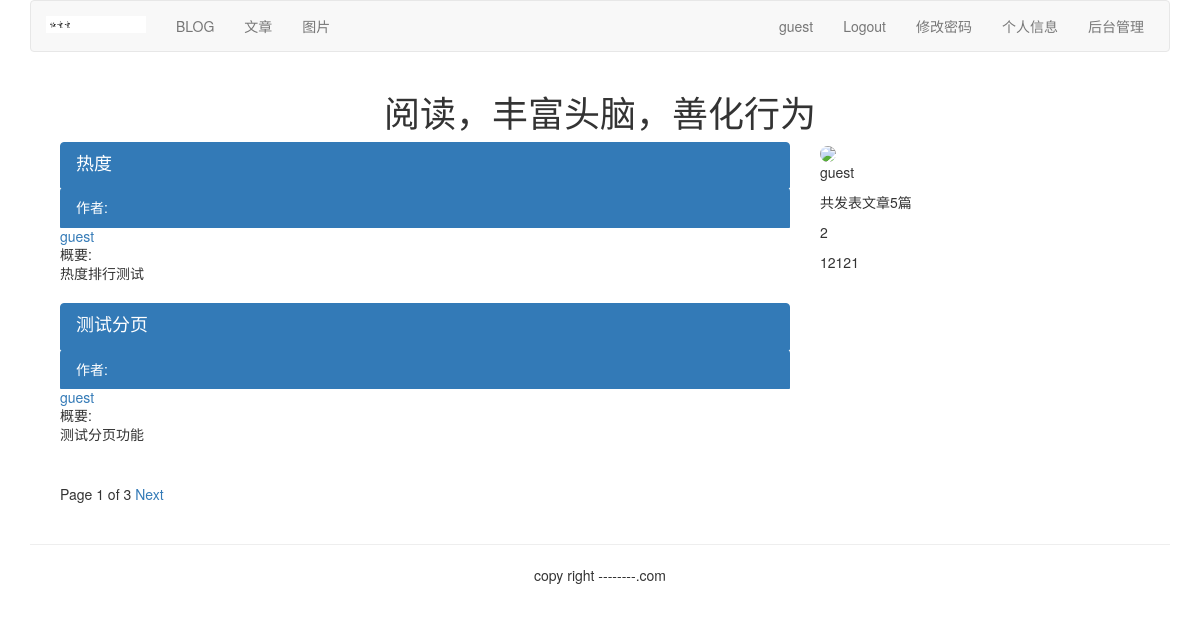
The app's page /article/list-article-titles/guest/, older data.
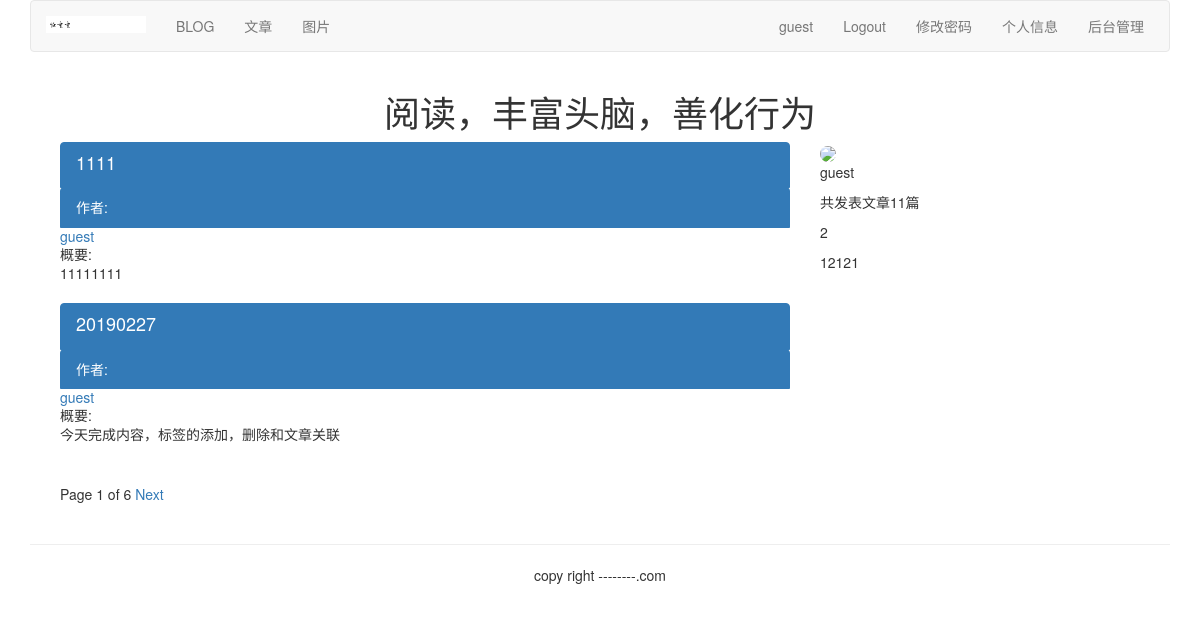
The same page, newer data.
### article/models.py (models this page shows, shortened)
class ArticlePost(models.Model):
    author = models.ForeignKey(User, related_name='article', on_delete=models.CASCADE)
    title = models.CharField(max_length=200)
    slug = models.SlugField(max_length=500)
    column = models.ForeignKey(ArticleColumn, related_name='article_column', on_delete=models.CASCADE)
    body = models.TextField()
    created = models.DateTimeField(default=timezone.now)
    updated = models.DateTimeField(auto_now=True)
    users_like = models.ManyToManyField(User, related_name="articles_like", blank=True)
    article_tag = models.ManyToManyField(ArticleTag, related_name="article_tag", blank=True)
    class Meta:
        ordering = ('-updated',)
        index_together = (('id', 'slug'),)
    def get_url_path(self):
        return reverse("article:list_article_detail", args=[self.id, self.slug])

### article/list_views.py (the view)
# urls.py: url(r'^list-article-titles/(?P<username>[-\w]+)/$', list_views.article_titles, name="author_articles"),
def article_titles(request, username=None):
    if username:
        user = User.objects.get(username=username)
        articles_title = ArticlePost.objects.filter(author=user)
        try:
            userinfo = user.userinfo
        except:
            userinfo = None
    else:
        articles_title = ArticlePost.objects.all()
    paginator = Paginator(articles_title, 2)
    page = request.GET.get('page')
    try:
        current_page = paginator.page(page)
        articles = current_page.object_list
    except PageNotAnInteger:
        current_page = paginator.page(1)
        articles = current_page.object_list
    except EmptyPage:
        current_page = paginator.page(paginator.num_pages)
        articles = current_page.object_list
    if username:
        return render(request, "article/list/author_articles.html", {"articles": articles,
                                                                "page": current_page,
                                                                "userinfo": userinfo,
                                                                "user": user})
    else:
        return render(request, "article/list/article_titles.html", {"articles": articles,
                                                                "page": current_page})

### article/templatetags/article_tags.py (called while the page is built)
@register.simple_tag
def author_total_articles(user):
    return user.article.count()

### templates/article/list/author_articles.html (shortened to what this page needs)
{% extends 'base.html' %}
{% load article_tags %}
{% load staticfiles %}
{% block content %}
<div class="row text-center vertical-middle-sm">
    <h1>阅读，丰富头脑，善化行为</h1>
</div>
<div class="container">
<div class="col-md-8">
    {% for article in articles %}
     <div class="list-group">
        <a href="{{ article.get_url_path }}" class="list-group-item active">
            <h4 class="list-group-item-heading">{{ article.title }}</h4>
            <p class="list-group-item-text">作者:
                <a href="{% url "article:author_articles" article.author.username %}">
                    {{ article.author.username }}
                </a></p>
            <p class="list-group-item-text">概要:{{ article.body|slice:'70'|linebreaks }}</p>
        </a>
     </div>
    {% endfor %}
{% include 'paginator.html' %}
</div>
<div class="col-md-4">
<div>
    {% if userinfo.photo %}
        <img src="{{ userinfo.photo|striptags }}" class="img-circle" id="my_photo"
             name="user_face">
    {% else %}
        <img name="user_face" src="{% static "images/rtt.png" %}" class="img-circle" id="my_photo">
    {% endif %}
</div>
<div>
    <p>{{ user.username }}</p>
    <p>共发表文章{% author_total_articles user %}篇</p>
    {% if userinfo %}
        <p>{{ userinfo.company }}</p>
        <p>{{ userinfo.aboutme }}</p>
     {% else %}
        <p>这个作者太懒，什么都没有留下</p>
    {% endif %}
</div>
</div>
</div>
{% endblock %}

### templates/header.html
{% load staticfiles %}
<div class="container">
    <nav class="navbar navbar-default" role="navigation">
        <div class="navbar-header">
            <a class="navbar-brand" href="#">
                <img src="{%static 'images/rtt.png' %}" width="100px"> </a>
        </div>
        <div>
            <ul class="nav navbar-nav" role="navigation">
                <li> <a href="{% url 'blog:blog_title' %}">BLOG</a> </li>
                <li> <a href="{% url 'article:article_titles' %}">文章</a> </li>
                <li> <a href="{% url 'image:falls_images' %}">图片</a> </li>
            </ul>
            <ul class="nav navbar-nav navbar-right" style="margin-right:10px">
                {% if  user.is_authenticated %}
                 <li><a href="#">{{ user.username }}</a> </li>
                 <li><a href="{% url 'account:user_logout' %}">Logout</a> </li>
                    <li><!- 以下为新增-->
                    <li><a href="{% url 'account:password_change' %}">修改密码</a> </li>
                    <li><a href="{% url 'account:my_infomation' %}">个人信息</a> </li>
                    <li><a href="{% url 'article:article_column'%}">后台管理</a></li>
                    </li>
                {% else %}
                <li><a href="{% url 'account:user_login' %}">LOGIN</a></li>
                <li><a href="{% url 'account:user_register' %}">Sign up</a></li>
                <li><a href="{% url 'course:about' %}">关于本站</a></li>
                {% endif %}
            </ul>
        </div>
    </nav>
</div>

Row changes from the older to the newer data that the page shows:
no longer on this page (row unchanged): ArticlePost: title "热度", author.username "guest", body "热度排行测试"
no longer on this page (row unchanged): ArticlePost: title "测试分页", author.username "guest", body "测试分页功能"
added ArticlePost: title "1111", author.username "guest", body "11111111"
added ArticlePost: title "20190227", author.username "guest", body "今天完成内容，标签的添加，删除和文章关联"
Text that changed along with them:
{{ page.paginator.num_pages }}: "3" → "6"
text no longer shown: "5"
text now shown: "11"
